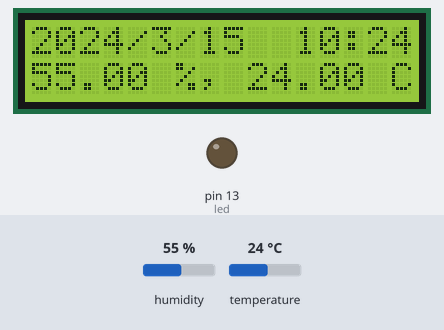
Simulated run of this sketch. Board: Arduino Uno, built with avr-gcc and run on an emulated ATmega328P. On the bench: 16×2 character LCD, output pins drawn as LEDs (lit = HIGH). Dashed ring = blinking. The test bench sets the inputs (shaded band); at power-on: humidity 55 %, temperature 24 °C. The local clock reads 2024-03-15 10:24:30 at power-on unless the sketch sets it; storage starts empty; what the sketch prints to the serial monitor is not drawn.

Above: at 5.3 s.
5.4 s: humidity set to 22 %
At 12.1 s:
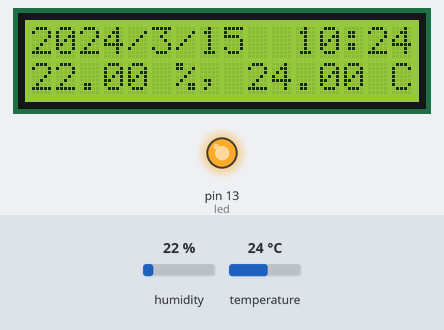
13.8 s: temperature set to 12 °C
At 21.2 s:
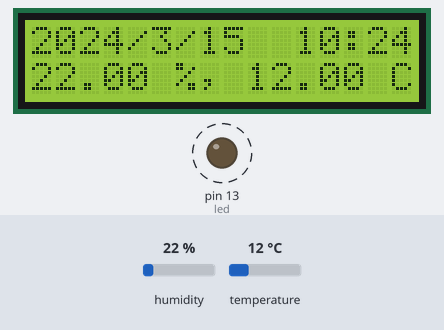
21.3 s: humidity set to 40 %
At 28.7 s:
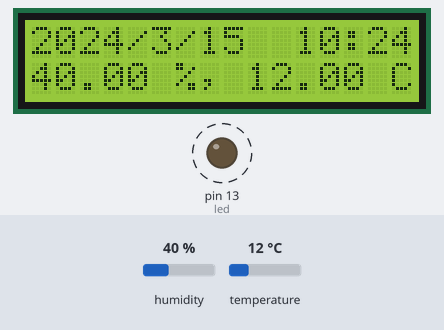
28.8 s: temperature set to 19 °C
At 36.9 s:
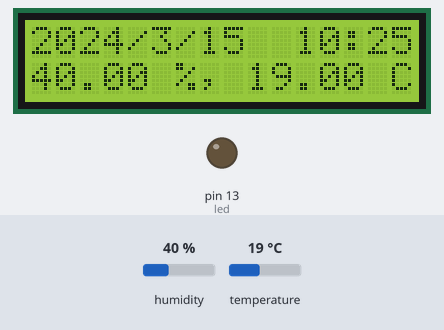
Timing chart, 0 to 37.3 s (numbered marks = the images above; inputs shaded):
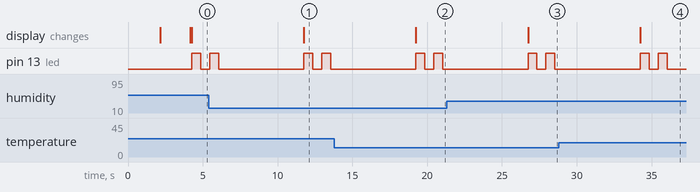

The sketch:

datashield_SHT31_LCD.ino
```cpp
/*
Datalogger_conservación_v.1.0 escrito por Gustavo Lozano gustavolsj@gmail.com
https://github.com/gustavolsj/datalogger-conservacion

El sketch se compone de tres partes, la sección de librerías y variables,
la sección de configuración y la sección del ciclo el contenido,
el codigo de las dos primeras se ejecuta solo una vez cuando encendemos el Arduino,
mientras que las instrucciones de la tercera se repiten continuamente.

Las librerías SD, RTCLib, Adafruit_SHT31 Y LiquidCrystal_I2C no estan incluidas y deben instalarse desde el menú
Archivo > Herramientas > Manejo de bibliotecas
*/

////////////////////////////////////////////////////////////////////////////////////////////
////////////////////////////  Sección de librerías y variables  ////////////////////////////
////////////////////////////////////////////////////////////////////////////////////////////

#include <SPI.h>    // SPI es el protocolo de comuniación que el módulo SD utiliza
#include <SD.h>     //Esta es la biblioteca que contiene las funciones del módulo SD
#include "RTClib.h" //Esta es la biblioteca que contiene las funciones del módulo de reloj
#include <Arduino.h>
#include <Wire.h>
#include "Adafruit_SHT31.h"
#include <LiquidCrystal_I2C.h>

LiquidCrystal_I2C lcd(0x27, 16, 2); // set the Serial address to 0x27 for a 16 chars and 2 line display

// Periodo de espera entre cada medición, descomentar sólo uno
long Intervalo = 5000; // 5 SEGUNDOS
// long Intervalo =    60000;   //60 SEGUNDOS
// long Intervalo =   300000;   //5 MINUTOS
// long Intervalo = 1800000;    //30 MINUTOS  a 'ul' or 'UL' to force the constant into an unsigned long constant. Example: 32767ul

float h; // Creamos la variable h para almacenar la humedad relativa y
float t; // Creamos la variable t para almacenar la temperatura

int led = 13;        // Creamos la variable led y almacenamos el puerto al que se conecta el led que encendera con cada medición
int chipSelect = 10; // Esta es una variable relaconada con la conexión SPI del módulo SD

File myFile;                             // Es una instancia para trabajar con el archivo en el que guardaremos las mediciones
RTC_DS1307 rtc;                          // Es una instancia para trabajar con el módulo de reloj
Adafruit_SHT31 sht31 = Adafruit_SHT31(); // Es una instancia para trabajar con el sensor
                                         // Fin de la importación de bibliotecas y la definición de variables

////////////////////////////////////////////////////////////////////////////////////////////
////////////////////////////  Sección de configuración  ////////////////////////////////////
////////////////////////////////////////////////////////////////////////////////////////////

void setup()
{
  pinMode(led, OUTPUT); // Indicamos que el puerto al que conectamos el led es una salida

  Serial.begin(9600);                    // Iniciamos la comunicación con la computadora a traves del puerto serie a la velocidad especificada
  Serial.print("Iniciando tarjeta SD."); // Mostramos el mensaje de inicio

  if (!SD.begin(chipSelect))
  { // Si la tarjeta SD no funciona correctamente imprimimos el siguiente mensaje
    Serial.println("Error en la tarjeta SD");
    return; // Y el programa se detiene hasta aquí
  }
  Serial.println(" Tarjeta lista"); // En cambio si la tarjeta SD funciona correctamente imprimimos estos tres mensajes
  Serial.println("SHT31 Sensor de Humedad Relativa y temperatura\n");
  Serial.println("Fecha y Hora, Humedad Relativa %, Temperatura °C");

  if (!rtc.begin())
  { // Si el módulo de reloj no inicia correctamente imprimimos el siguiente mensaje
    Serial.println("Error en el inicio del reloj");
    while (1)
      ; // Y el programa se detiene hasta aquí
  }

  if (!rtc.isrunning())
  { // Si el módulo de reloj inicia pero no se ejecuta correctamente imprimimos el siguiente mensaje
    Serial.println("Error en la ejecución del reloj");
  }

  // La siguientes lineas deben permanecer siempre comentadas a menos que se quiera configurar la fecha y hora del reloj por unica vez
  // Para configurar la siguiente fecha: 2020, Junio 17, a las 12 con 40 minutos y 0 segundos
  // rtc.adjust(DateTime(2020, 6, 17, 12, 40, 0)); // Aqui sustituir los datos correpondientes
  // rtc.adjust(DateTime(F(__DATE__), F(__TIME__))); // Esta linea hace lo mismo que la anterior usando la fecha y hora de la computadora

  delay(2000); // Finalmente esperamos dos segundos o dos mil milisegundos
  lcd.init();  // initialize the lcd
  // Print a message to the lcd.
  lcd.backlight();
  lcd.setCursor(0, 0);
  lcd.print("Iniciando SDCard");
  lcd.setCursor(0, 1);
  lcd.print("Iniciando Sensor");

  sht31.begin(0x44); // Iniciamos el sensor
  delay(2000);       // Wait before accessing Sensors
  lcd.clear();

} // Fin de la configuración

////////////////////////////////////////////////////////////////////////////////////////////
////////////////////////////  Sección de ciclo  ////////////////////////////////////////////
////////////////////////////////////////////////////////////////////////////////////////////

void loop()
{
  DateTime now = rtc.now(); // Solictamos la fecha y hora actual al reloj

  Serial.print(now.year(), DEC);   // Imprimimos el año
  Serial.print('/');               // Imprimimos una diagonal
  Serial.print(now.month(), DEC);  // Imprimimos el mes
  Serial.print('/');               // Imprimimos una diagonal
  Serial.print(now.day(), DEC);    // Imprimimos el día
  Serial.print("  ");              // Imprimimos una diagonal
  Serial.print(now.hour(), DEC);   // Imprimimos la hora
  Serial.print(':');               // Imprimimos una diagonal
  Serial.print(now.minute(), DEC); // Imprimimos el minuto
  Serial.print(':');               // Imprimimos una diagonal
  Serial.print(now.second(), DEC); // Imprimimos el segundo
  Serial.print(",  ");             // Imprimimos una coma y un espacio

  // BME
  h = sht31.readHumidity();    // Solicitamos la humedad actual al sensor
  t = sht31.readTemperature(); // Solicitamos la temperatura actual al sensor

  Serial.print(h);    // imprimimos la humedad actual al sensor
  Serial.print(" %"); // imprimimos el simbolo de porcentaje
  Serial.print(", "); // Imprimimos una coma y un espacio

  Serial.print(t);    // Imprimimos la temperatura actual
  Serial.print(" C"); // Imprimimos el simbolo de grados centigrados
  Serial.print(" ");  // Imprimimos un espacio

  myFile = SD.open("SHT31.txt", FILE_WRITE); // Le indicamos al módulo SD crear o abrir el archivo llamado SHT31.txt en modo escritura
  if (myFile)
  { // Si el archivo abre correctamente imprimimos el siguiente mensaje
    Serial.print("Escribiendo en archivo...");

    myFile.print(now.year(), DEC);   // Imprimimos el año
    myFile.print('/');               // Imprimimos una diagonal
    myFile.print(now.month(), DEC);  // Imprimimos el mes
    myFile.print('/');               // Imprimimos una diagonal
    myFile.print(now.day(), DEC);    // Imprimimos el día
    myFile.print("  ");              // Imprimimos una diagonal
    myFile.print(now.hour(), DEC);   // Imprimimos la hora
    myFile.print(':');               // Imprimimos una diagonal
    myFile.print(now.minute(), DEC); // Imprimimos el minuto
    myFile.print(':');               // Imprimimos una diagonal
    myFile.print(now.second(), DEC); // Imprimimos el segundo
    myFile.print(",  ");             // Imprimimos una coma y un espacio

    // BME
    myFile.print(h);   // imprimimos la humedad actual al sensor
    myFile.print(","); // Imprimimos una coma y un espacio

    myFile.print(t); // Imprimimos la temperatura actual
    myFile.println();

    myFile.close();                // Le indicamos al módulo SD cerrar el archivo
    Serial.println("    listo!."); // Imprimimos el mensaje listo

    lcd.clear();
    lcd.setCursor(0, 0);

    lcd.print(now.year(), DEC);
    lcd.print('/');
    lcd.print(now.month(), DEC);
    lcd.print('/');
    lcd.print(now.day(), DEC);
    lcd.print("  ");
    lcd.print(now.hour(), DEC);
    lcd.print(':');
    lcd.print(now.minute(), DEC);

    lcd.setCursor(0, 1);
    // SHT-31
    lcd.print(h);
    lcd.print(" %");
    lcd.print(", ");

    lcd.print(t);
    lcd.print(" C");

    digitalWrite(led, HIGH); // Encendemos el led
    delay(600);              // Esperamos un momento
    digitalWrite(led, LOW);  // Apagamos el led
    delay(600);              // Esperamos un momento
    digitalWrite(led, HIGH); // Encendemos el led
    delay(600);              // Esperamos un momento
    digitalWrite(led, LOW);  // Apagamos el led
    delay(600);
  }
  else
  { // Si el archivo no abrió correctamente imprimimos el siguiente mensaje
    Serial.println("Error abriendo archivo");
  }

  delay(Intervalo); // Aqui esperamos el tiempo definido al inicio antes de la siguiente medición.
} // Fin del ciclo
```

Measured:
- after the input at 5.4 s, the display: changes after 6.4 s (image 1)
- after the input at 13.8 s, the display: changes after 5.4 s (image 2)
- after the input at 21.3 s, the display: changes after 5.4 s (image 3)
- after the input at 28.8 s, the display: changes after 5.4 s (image 4)
